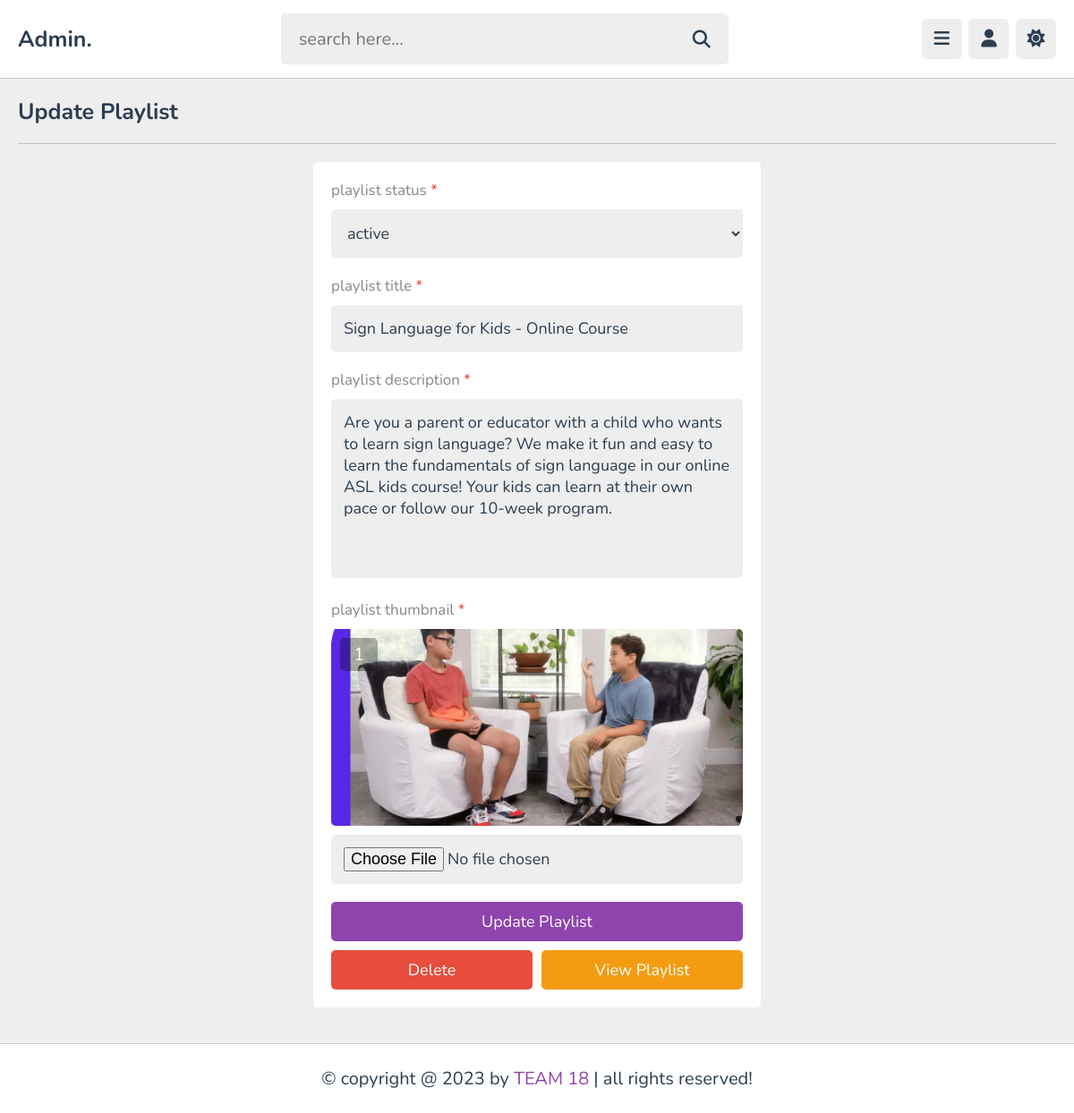
/admin/update_playlist.php?get_id=DWk2cphaASizavTV0gbQ (signed in), run on the app's committed database.
### tables this page shows
CREATE TABLE `playlist` (
  `id` varchar(20) NOT NULL,
  `tutor_id` varchar(20) NOT NULL,
  `title` varchar(100) NOT NULL,
  `description` varchar(1000) NOT NULL,
  `thumb` varchar(100) NOT NULL,
  `date` date NOT NULL DEFAULT current_timestamp(),
  `status` varchar(20) NOT NULL DEFAULT 'deactive'
);

### admin/update_playlist.php (the view, shortened to what this page needs)
<?php
include '../components/connect.php';
if(isset($_GET['get_id'])){
   $get_id = $_GET['get_id'];
}else{
   $get_id = '';
   header('location:playlist.php');
}
?>
<!DOCTYPE html>
<html lang="en">
<head>
   <link rel="stylesheet" href="https://cdnjs.cloudflare.com/ajax/libs/font-awesome/6.2.0/css/all.min.css">
   <link rel="stylesheet" href="../css/admin_style.css">
</head>
<body>
<?php include '../components/admin_header.php'; ?>
<section class="playlist-form">
   <h1 class="heading">update playlist</h1>
   <?php
         $select_playlist = $conn->prepare("SELECT * FROM `playlist` WHERE id = ?");
         $select_playlist->execute([$get_id]);
         if($select_playlist->rowCount() > 0){
         while($fetch_playlist = $select_playlist->fetch(PDO::FETCH_ASSOC)){
            $playlist_id = $fetch_playlist['id'];
            $count_videos = $conn->prepare("SELECT * FROM `content` WHERE playlist_id = ?");
            $count_videos->execute([$playlist_id]);
            $total_videos = $count_videos->rowCount();
      ?>
   <form action="" method="post" enctype="multipart/form-data">
      <p>playlist status <span>*</span></p>
      <select name="status" class="box" required>
         <option value="<?= $fetch_playlist['status']; ?>" selected><?= $fetch_playlist['status']; ?></option>
      </select>
      <p>playlist title <span>*</span></p>
      <input type="text" name="title" maxlength="100" required placeholder="enter playlist title" value="<?= $fetch_playlist['title']; ?>" class="box">
      <p>playlist description <span>*</span></p>
      <textarea name="description" class="box" required placeholder="write description" maxlength="1000" cols="30" rows="10"><?= $fetch_playlist['description']; ?></textarea>
      <p>playlist thumbnail <span>*</span></p>
      <div class="thumb">
         <span><?= $total_videos; ?></span>
         <img src="../uploaded_files/<?= $fetch_playlist['thumb']; ?>" alt="">
      </div>
      <input type="file" name="image" accept="image/*" class="box">
      <input type="submit" value="update playlist" name="submit" class="btn">
      <div class="flex-btn">
         <input type="submit" value="delete" class="delete-btn" onclick="return confirm('delete this playlist?');" name="delete">
         <a href="view_playlist.php?get_id=<?= $playlist_id; ?>" class="option-btn">view playlist</a>
      </div>
   </form>
   <?php
      }
   }else{
      echo '<p class="empty">no playlist added yet!</p>';
   }
   ?>
</section>
<?php include '../components/footer.php'; ?>
</body>
</html>

### css/admin_style.css (style rules this page uses)
:root { --main-color:#8e44ad; --red:#e74c3c; --oragen:#f39c12; --white:#fff; --black:#2c3e50; --light-color:#888; --light-bg:#eee; --border:.1rem solid rgba(0,0,0,.2); }
* { font-family: 'Nunito', sans-serif; margin: 0; padding: 0; box-sizing: border-box; outline: none; border: none; text-decoration: none; }
html { font-size: 62.5%; overflow-x: hidden; }
body { background-color: var(--light-bg); padding-left: 30rem; }
section { padding:2rem; max-width: 1200px; margin: 0 auto; }
.btn, .option-btn, .delete-btn, .inline-btn, .inline-option-btn, .inline-delete-btn { border-radius: .5rem; padding: 1rem 3rem; font-size: 1.8rem; color: #fff; margin-top: 1rem; text-transform: capitalize; cursor: pointer; text-align: center; }
.btn, .option-btn, .delete-btn { display: block; width: 100%; }
.btn, .inline-btn { background-color: var(--main-color); }
.option-btn, .inline-option-btn { background-color: var(--oragen); }
.delete-btn, .inline-delete-btn { background-color: var(--red); }
.flex-btn { display:flex; gap: 1rem; }
.heading { padding-bottom: 1.8rem; border-bottom: var(--border); font-size: 2.5rem; color: var(--black); text-transform: capitalize; margin-bottom: 2rem; }
.playlist-form form { background-color: var(--white); border-radius: .5rem; padding: 2rem; padding-top: 1rem; max-width: 50rem; margin: 0 auto; }
.playlist-form form p { font-size: 1.7rem; color: var(--light-color); padding-top: 1rem; }
.playlist-form form p span { color: var(--red); }
.playlist-form form .box { margin: 1rem 0; border-radius: .5rem; padding: 1.4rem; font-size: 1.8rem; color: var(--black); background: var(--light-bg); width: 100%; }
.playlist-form form textarea { height: 20rem; resize: none; }
.playlist-form form .thumb { height: 22rem; margin-top: 1rem; position: relative; }
.playlist-form form .thumb img { height: 100%; width: 100%; object-fit: cover; border-radius: .5rem; }
.playlist-form form .thumb span { background-color: rgba(0,0,0,.3); color: #fff; border-radius: .5rem; position: absolute; top: 1rem; left: 1rem; padding: .5rem 1.5rem; font-size: 2rem; }
@media (max-width:1200px) { body { padding-left: 0; } }

### data on the page
playlist: status "active", title "Sign Language for Kids - Online Course", description "Are you a parent or educator with a child who wants to learn sign language? We make it fun and easy to learn the fundamentals of sign language in our online ASL kids course! Your kids can learn at their own pace or follow our 10-week program.", total_videos "1", thumb (picture)
